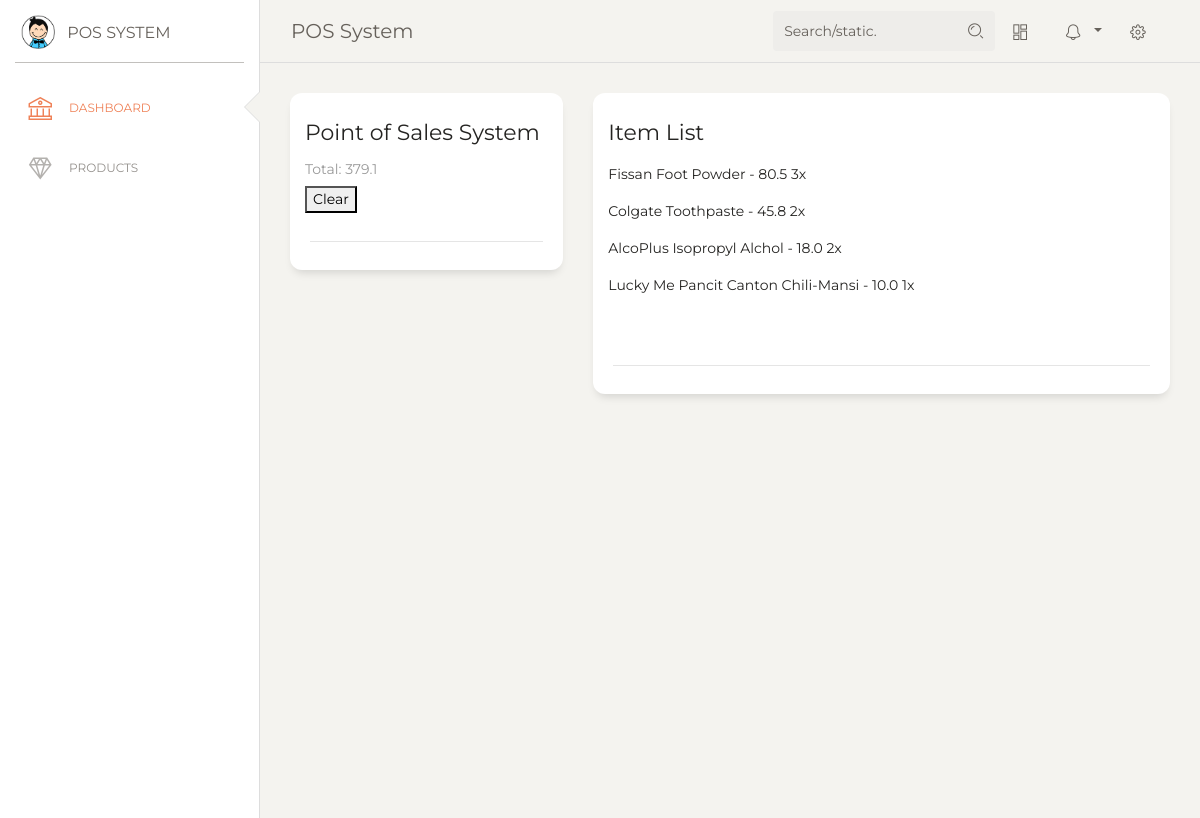
The page / on the database its author committed.
### tables this page shows
CREATE TABLE "scan" (
	"item"	TEXT,
	"price"	REAL,
	"quantity"	INTEGER
);

### paper-dashboard-master/app.py (the view, shortened to what this page needs)
@app.route("/", methods=['GET', 'POST'])
def index():
    database = "/home/pi/new/db/pythonsqlite.db"
    conn = create_connection(database)
    cur = conn.cursor()
    statement = "SELECT * FROM scan"
    cur.execute(statement)
    rows = cur.fetchall()
    total = 0
    for row in rows:
        total += float(row[1])*int(row[2])
    print(str(total))
    return render_template('dashboard.html', rows=rows, total = str(total))

### paper-dashboard-master/app.py (called while the page is built)
def create_connection(db_file):
    try:
        conn = sqlite3.connect(db_file)
        return conn
    except Error as e:
        print(e)
    return None

### paper-dashboard-master/templates/dashboard.html (shortened to what this page needs)
<!DOCTYPE html>
<html lang="en">
<head>
  <link href="https://maxcdn.bootstrapcdn.com/font-awesome/latest/css/font-awesome.min.css" rel="stylesheet">
  <link href="/static/assets/css/bootstrap.min.css" rel="stylesheet" />
  <link href="/static/assets/css/paper-dashboard.css?v=2.0.0" rel="stylesheet" />
  <link href="/static/assets/demo/demo.css" rel="stylesheet" />
</head>
<body class="">
  <div class="wrapper ">
    <div class="sidebar" data-color="white" data-active-color="danger">
      <div class="logo">
        <a href="http://www.creative-tim.com" class="simple-text logo-mini">
          <div class="logo-image-small">
            <img src="/static/assets/img/logo-small.png">
          </div>
        </a>
        <a href="http://www.creative-tim.com" class="simple-text logo-normal">
          POS System
        </a>
      </div>
      <div class="sidebar-wrapper">
        <ul class="nav">
          <li class="active ">
            <a href="./dashboard.html">
              <i class="nc-icon nc-bank"></i>
              <p>Dashboard</p>
            </a>
          </li>
          <li>
            <a href="./icons.html">
              <i class="nc-icon nc-diamond"></i>
              <p>Products</p>
            </a>
          </li>
        </ul>
      </div>
    </div>
    <div class="main-panel">
      <nav class="navbar navbar-expand-lg navbar-absolute fixed-top navbar-transparent">
        <div class="container-fluid">
          <div class="navbar-wrapper">
            <a class="navbar-brand" href="#pablo">POS System</a>
          </div>
          <div class="collapse navbar-collapse justify-content-end" id="navigation">
            <form>
              <div class="input-group no-border">
                <input type="text" value="" class="form-control" placeholder="Search/static.">
                <div class="input-group-append">
                  <div class="input-group-text">
                    <i class="nc-icon nc-zoom-split"></i>
                  </div>
                </div>
              </div>
            </form>
            <ul class="navbar-nav">
              <li class="nav-item">
                <a class="nav-link btn-magnify" href="#pablo">
                  <i class="nc-icon nc-layout-11"></i>
                </a>
              </li>
              <li class="nav-item btn-rotate dropdown">
                <a class="nav-link dropdown-toggle" href="http://example.com" id="navbarDropdownMenuLink" data-toggle="dropdown" aria-haspopup="true" aria-expanded="false">
                  <i class="nc-icon nc-bell-55"></i>
                </a>
              </li>
              <li class="nav-item">
                <a class="nav-link btn-rotate" href="#pablo">
                  <i class="nc-icon nc-settings-gear-65"></i>
                </a>
              </li>
            </ul>
          </div>
        </div>
      </nav>
      <div class="content">
        <div class="row">
          <div class="col-md-4">
            <div class="card ">
              <div class="card-header ">
                <h5 class="card-title">Point of Sales System</h5>
                <h6 class="card-category">Total: {{total}}</h6>
                <form method="post" action="/clear">
                      <button type="submit">Clear</button>
                </form>
              </div>
              <div class="card-footer ">
                <hr>
              </div>
            </div>
          </div>
          <div class="col-md-8">
            <div class="card card-chart">
              <div class="card-header">
                <h5 class="card-title">Item List</h5>
              </div>
              <div class="card-body ">
              {% for row in rows %}
                <p>{{ row[0] }}  - {{ row[1] }} {{ row[2] }}x</p>
              {% endfor %}
              </div>
              <div class="card-footer">
                <hr/>
              </div>
            </div>
          </div>
        </div>
      </div>
      <footer class="footer footer-black  footer-white ">
      </footer>
    </div>
  </div>
</body>
</html>

### rows shown on the page
scan: item "Fissan Foot Powder", price "80.5", quantity "3"
scan: item "Colgate Toothpaste", price "45.8", quantity "2"
scan: item "AlcoPlus Isopropyl Alchol", price "18.0", quantity "2"
scan: item "Lucky Me Pancit Canton Chili-Mansi", price "10.0", quantity "1"

### other values the page prints
{{ total }} "379.1"
